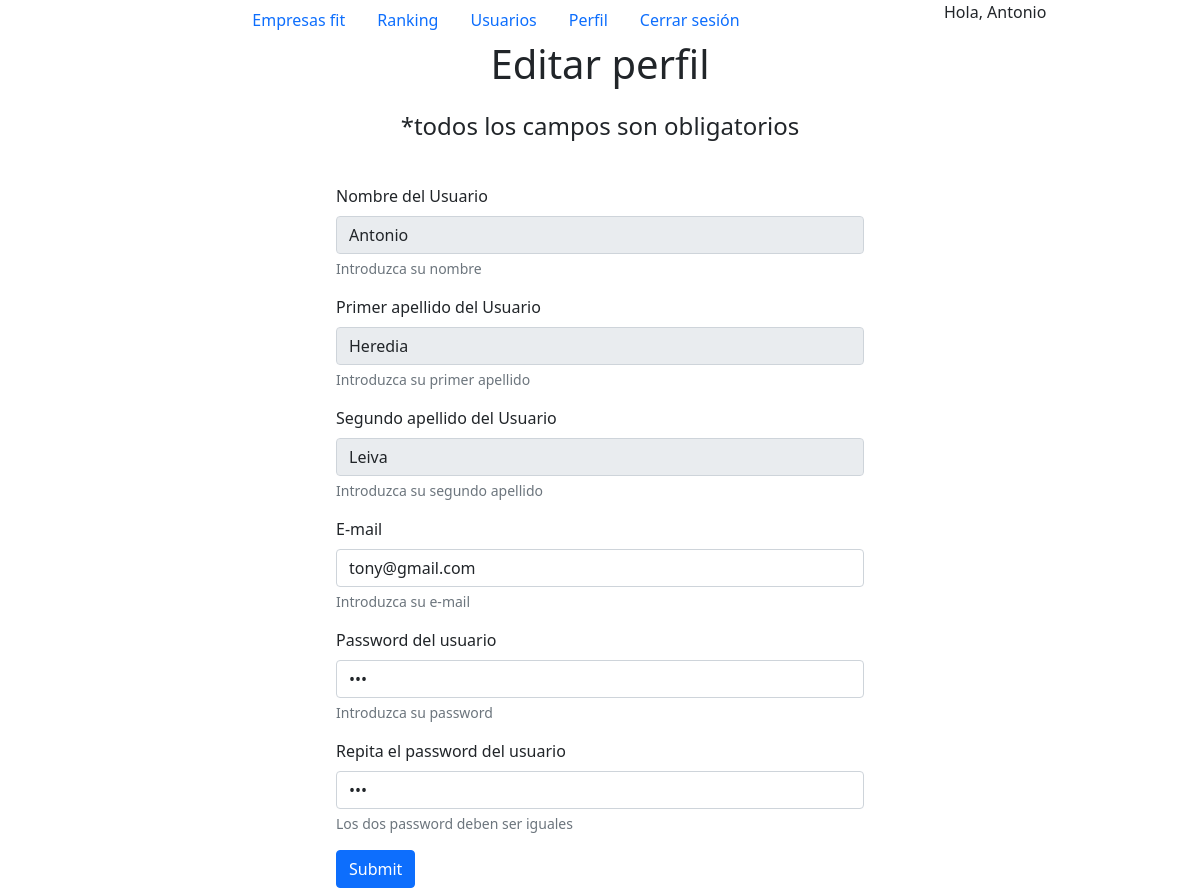
Screenshot of /perfil_fit.php (signed in) with the database file from the repository.
### tables this page shows
CREATE TABLE `usuarios` (
  `id_usuario` int(11) NOT NULL,
  `id_provincia` int(3) DEFAULT NULL,
  `email_usuario` varchar(50) NOT NULL,
  `password_usuario` varchar(25) NOT NULL,
  `nombre_usuario` varchar(50) NOT NULL,
  `apellido1_usuario` varchar(50) NOT NULL,
  `fecha_nacimiento` date DEFAULT NULL,
  `poblacion_usuario` varchar(25) DEFAULT NULL,
  `provincia_usuario` varchar(25) DEFAULT NULL,
  `id_empresa` int(11) DEFAULT NULL,
  `token` int(25) NOT NULL,
  `estado_usuario` tinyint(1) NOT NULL,
  `tipo_usuario` enum('Administrador','Editor','Usuario','') NOT NULL,
  `apellido2_usuario` varchar(50) NOT NULL
);

### funciones_fit.php (called while the page is built, shortened)
<?php
class conectar_db{
    private $host ="localhost";
    private $usuario ="root";
    private $clave ="";
    private $db ="gamefit";
    public $conexion;
    public function __construct(){
        $this->conexion = new mysqli($this->host, $this->usuario,$this->clave,$this->db)
        or die(mysqli_error($this->conexion));
        $this->conexion->set_charset("utf8");
    }
    public function consultar($consulta){
        $resultado = $this->conexion->query($consulta) or die($this->conexion->error);
        if($resultado)
            return $resultado;
        return false;
    }
}
function cargar_datos_usuario($id_usuario){
    $conexion_perfil = new conectar_db();
    $query_perfil ="SELECT * FROM usuarios WHERE id_usuario = $id_usuario";
    $consulta_perfil= $conexion_perfil->consultar($query_perfil);
    $resultado_perfil = $consulta_perfil->fetch_all(MYSQLI_ASSOC);
    return $resultado_perfil[0];
}
?>

### perfil_fit.php (the view, shortened to what this page needs)
<?php
include("funciones_fit.php");
$datos_usuario = cargar_datos_usuario($_SESSION["id_usuario"]);
?>
<!DOCTYPE html>
<html lang="es">
<head>
    <link href="https://cdn.jsdelivr.net/npm/bootstrap@5.1.3/dist/css/bootstrap.min.css" rel="stylesheet">
    <link href="css/estilos.css" rel="stylesheet">
</head>
<body>
    <?php include("header_fit.php"); ?>
    <div class="row justify-content-md-center">
        <h1 class="centrado">Editar perfil</h1><br><br><br>
        <h4 class="centrado">*todos los campos son obligatorios</h4><br><br><br>
        <form id="formulario_registro" method="POST" action="actualizar_perfil_fit.php" class= "col-6 needs-validation" novalidate >
            <div class="mb-3">
                <label for="nombre_usuario" class="form-label">Nombre del Usuario</label>
                <input type="text" class="form-control" id="nombre_usuario" name="nombre_usuario" aria-describedby="nombre_usuario_help" disabled value="<?php echo $datos_usuario["nombre_usuario"];?>">
                <div id="nombre_usuario_help" class="form-text">Introduzca su nombre</div>
            </div>
            <div class="mb-3">
                <label for="apellido1_usuario" class="form-label">Primer apellido del Usuario</label>
                <input type="text" class="form-control" id="apellido1_usuario" name="apellido1_usuario" aria-describedby="apellido1_usuario_help" disabled value="<?php echo $datos_usuario["apellido1_usuario"];?>">
                <div id="apellido1_usuario_help" class="form-text">Introduzca su primer apellido</div>
            </div>
            <div class="mb-3">
                <label for="apellido2_usuario" class="form-label">Segundo apellido del Usuario</label>
                <input type="text" class="form-control" id="apellido2_usuario" name="apellido2_usuario" aria-describedby="apellido2_usuario_help" disabled value="<?php echo $datos_usuario["apellido2_usuario"];?>">
                <div id="apellido2_usuario_help" class="form-text">Introduzca su segundo apellido</div>
            </div>
            <div class="mb-3">
                <label for="email_usuario" class="form-label">E-mail</label>
                <input type="email" class="form-control" id="email_usuario" name="email_usuario" aria-describedby="email_usuario_help" required value="<?php echo $datos_usuario["email_usuario"];?>">
                <div id="email_usuario_help" class="form-text">Introduzca su e-mail</div>
            </div>
            <div class="mb-3">
                <label for="password_usuario" class="form-label">Password del usuario</label>
                <input type="password" class="form-control" id="password_usuario" name="password_usuario" aria-describedby="password_usuario_help" required value="<?php echo $datos_usuario["password_usuario"];?>">
                <div id="password_usuario_help" class="form-text">Introduzca su password</div>
            </div>
            <div class="mb-3">
                <label for="passwordr_usuario" class="form-label">Repita el password del usuario</label>
                <input type="password" class="form-control" id="passwordr_usuario" name="passwordr_usuario" aria-describedby="passwordr_usuario_help" required value="<?php echo $datos_usuario["password_usuario"];?>">
                <div id="passwordr_usuario_help" class="form-text">Los dos password deben ser iguales</div>
            </div>
                <button type="submit" class="btn btn-primary">Submit</button>
        </form>
</body>
</html>

### css/estilos.css (style rules this page uses)
.centrado { text-align: center; }
body { width:90%; margin: 0 auto; }

### rows the page displays
usuarios: nombre_usuario "Antonio", apellido1_usuario "Heredia", apellido2_usuario "Leiva", email_usuario "tony@gmail.com"

### other values shown
$_SESSION["nombre_usuario"] "Antonio"
